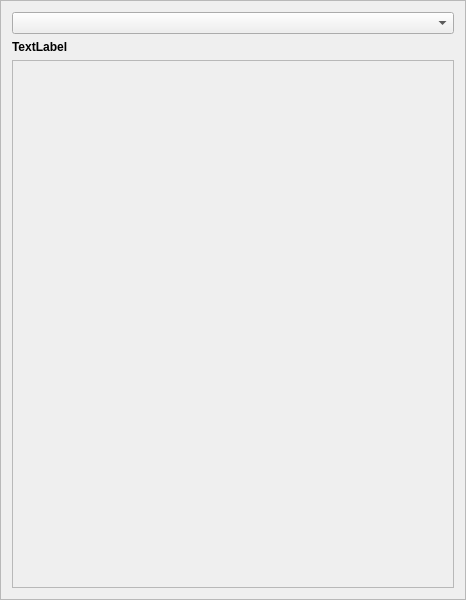
<?xml version="1.0" encoding="UTF-8"?>
<ui version="4.0">
 <class>QuickRefFrame</class>
 <widget class="QFrame" name="QuickRefFrame">
  <property name="geometry">
   <rect>
    <x>0</x>
    <y>0</y>
    <width>466</width>
    <height>600</height>
   </rect>
  </property>
  <property name="sizePolicy">
   <sizepolicy hsizetype="MinimumExpanding" vsizetype="Preferred">
    <horstretch>0</horstretch>
    <verstretch>0</verstretch>
   </sizepolicy>
  </property>
  <property name="windowTitle">
   <string>Frame</string>
  </property>
  <property name="styleSheet">
   <string notr="true">background-image: url(:/img/data/parchment.jpg);</string>
  </property>
  <property name="frameShape">
   <enum>QFrame::StyledPanel</enum>
  </property>
  <property name="frameShadow">
   <enum>QFrame::Raised</enum>
  </property>
  <layout class="QVBoxLayout" name="verticalLayout">
   <item>
    <widget class="QComboBox" name="cmbQuickRef">
     <property name="insertPolicy">
      <enum>QComboBox::NoInsert</enum>
     </property>
    </widget>
   </item>
   <item>
    <widget class="QLabel" name="lblQuickRefSectionLimitation">
     <property name="font">
      <font>
       <weight>75</weight>
       <bold>true</bold>
      </font>
     </property>
     <property name="text">
      <string>TextLabel</string>
     </property>
    </widget>
   </item>
   <item>
    <widget class="QScrollArea" name="scrollQuickRef">
     <property name="sizePolicy">
      <sizepolicy hsizetype="MinimumExpanding" vsizetype="Expanding">
       <horstretch>0</horstretch>
       <verstretch>0</verstretch>
      </sizepolicy>
     </property>
     <property name="minimumSize">
      <size>
       <width>350</width>
       <height>0</height>
      </size>
     </property>
     <property name="horizontalScrollBarPolicy">
      <enum>Qt::ScrollBarAlwaysOff</enum>
     </property>
     <property name="sizeAdjustPolicy">
      <enum>QAbstractScrollArea::AdjustToContents</enum>
     </property>
     <property name="widgetResizable">
      <bool>true</bool>
     </property>
     <widget class="QWidget" name="scrollQuickRefWidgetContents">
      <property name="geometry">
       <rect>
        <x>0</x>
        <y>0</y>
        <width>450</width>
        <height>548</height>
       </rect>
      </property>
      <property name="sizePolicy">
       <sizepolicy hsizetype="MinimumExpanding" vsizetype="Expanding">
        <horstretch>0</horstretch>
        <verstretch>0</verstretch>
       </sizepolicy>
      </property>
     </widget>
    </widget>
   </item>
  </layout>
 </widget>
 <resources/>
 <connections/>
</ui>
